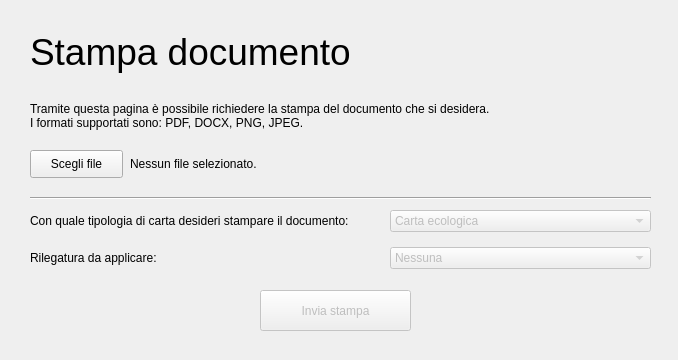
<?xml version="1.0" encoding="UTF-8"?>
<ui version="4.0">
 <class>print_doc_window</class>
 <widget class="QMainWindow" name="print_doc_window">
  <property name="geometry">
   <rect>
    <x>0</x>
    <y>0</y>
    <width>678</width>
    <height>360</height>
   </rect>
  </property>
  <property name="maximumSize">
   <size>
    <width>678</width>
    <height>360</height>
   </size>
  </property>
  <property name="windowTitle">
   <string>Stampa di un documento</string>
  </property>
  <widget class="QWidget" name="centralwidget">
   <widget class="QLabel" name="lbl_title">
    <property name="geometry">
     <rect>
      <x>30</x>
      <y>26</y>
      <width>411</width>
      <height>51</height>
     </rect>
    </property>
    <property name="font">
     <font>
      <pointsize>28</pointsize>
     </font>
    </property>
    <property name="text">
     <string>Stampa documento</string>
    </property>
   </widget>
   <widget class="QLabel" name="lbl_tutorial">
    <property name="geometry">
     <rect>
      <x>30</x>
      <y>100</y>
      <width>501</width>
      <height>31</height>
     </rect>
    </property>
    <property name="text">
     <string>Tramite questa pagina è possibile richiedere la stampa del documento che si desidera.
I formati supportati sono: PDF, DOCX, PNG, JPEG.</string>
    </property>
   </widget>
   <widget class="QPushButton" name="btn_scegli_doc">
    <property name="geometry">
     <rect>
      <x>30</x>
      <y>150</y>
      <width>93</width>
      <height>28</height>
     </rect>
    </property>
    <property name="text">
     <string>Scegli file</string>
    </property>
   </widget>
   <widget class="QLabel" name="lbl_selected_doc">
    <property name="geometry">
     <rect>
      <x>130</x>
      <y>156</y>
      <width>391</width>
      <height>16</height>
     </rect>
    </property>
    <property name="text">
     <string>Nessun file selezionato.</string>
    </property>
   </widget>
   <widget class="Line" name="line">
    <property name="geometry">
     <rect>
      <x>30</x>
      <y>190</y>
      <width>621</width>
      <height>16</height>
     </rect>
    </property>
    <property name="orientation">
     <enum>Qt::Horizontal</enum>
    </property>
   </widget>
   <widget class="QLabel" name="lbl_tipo_carta">
    <property name="geometry">
     <rect>
      <x>30</x>
      <y>213</y>
      <width>351</width>
      <height>16</height>
     </rect>
    </property>
    <property name="text">
     <string>Con quale tipologia di carta desideri stampare il documento:</string>
    </property>
   </widget>
   <widget class="QComboBox" name="combo_tipo_carta">
    <property name="enabled">
     <bool>false</bool>
    </property>
    <property name="geometry">
     <rect>
      <x>390</x>
      <y>210</y>
      <width>261</width>
      <height>22</height>
     </rect>
    </property>
    <item>
     <property name="text">
      <string>Carta ecologica</string>
     </property>
    </item>
    <item>
     <property name="text">
      <string>Carta patinata</string>
     </property>
    </item>
    <item>
     <property name="text">
      <string>Carta marcata</string>
     </property>
    </item>
   </widget>
   <widget class="QComboBox" name="combo_rilegatura">
    <property name="enabled">
     <bool>false</bool>
    </property>
    <property name="geometry">
     <rect>
      <x>390</x>
      <y>247</y>
      <width>261</width>
      <height>22</height>
     </rect>
    </property>
    <item>
     <property name="text">
      <string>Nessuna</string>
     </property>
    </item>
    <item>
     <property name="text">
      <string>Rilegatura a spirale</string>
     </property>
    </item>
    <item>
     <property name="text">
      <string>Rilegatura a punto metallico</string>
     </property>
    </item>
    <item>
     <property name="text">
      <string>Rilegatura ad anelli</string>
     </property>
    </item>
   </widget>
   <widget class="QLabel" name="lbl_rilegatura">
    <property name="geometry">
     <rect>
      <x>30</x>
      <y>250</y>
      <width>351</width>
      <height>16</height>
     </rect>
    </property>
    <property name="text">
     <string>Rilegatura da applicare:</string>
    </property>
   </widget>
   <widget class="QPushButton" name="pushButton_2">
    <property name="enabled">
     <bool>false</bool>
    </property>
    <property name="geometry">
     <rect>
      <x>260</x>
      <y>290</y>
      <width>151</width>
      <height>41</height>
     </rect>
    </property>
    <property name="text">
     <string>Invia stampa</string>
    </property>
   </widget>
  </widget>
 </widget>
 <resources/>
 <connections/>
</ui>
